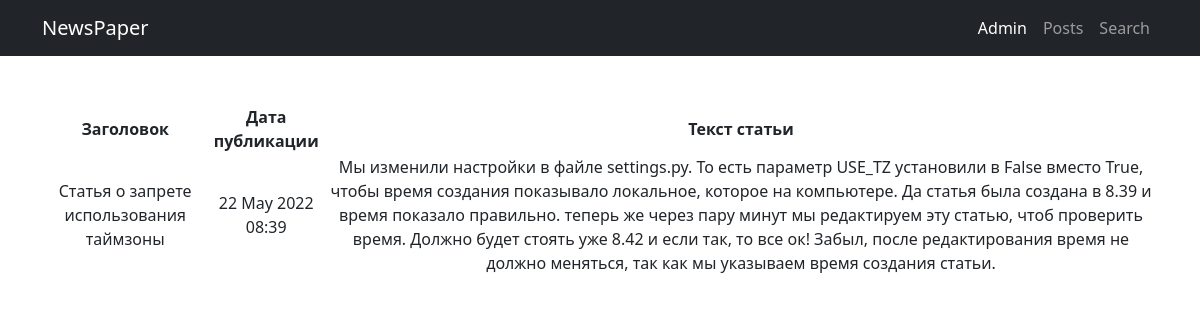
The app's page /posts/12/ with its own data.
### newapp/models.py (models this page shows, shortened)
class Post(models.Model):
    NEWS = 'NW'
    ARTICLE = 'AT'
    TYPE_POST_CHOICES = [(NEWS, 'Новости'), (ARTICLE, 'Статья'),]
    post_type = models.CharField("Тип", max_length=2, choices=TYPE_POST_CHOICES, default=NEWS)
    post_author = models.ForeignKey(Author, on_delete=models.CASCADE, verbose_name="Имя автора")
    post_date_time = models.DateTimeField("Дата публикации (ГГГГ-ММ-ДД)", auto_now_add=True)
    post_category = models.ManyToManyField(Category, through='PostCategory', verbose_name="Категория")
    post_title = models.CharField("Заголовок", max_length=100)
    post_text = models.TextField("Текст")
    post_rating = models.IntegerField(default=0)

### newapp/views.py (the view)
# urls.py: path('<int:pk>/', PostDetailView.as_view(), name='post_detail'), # Ссылка на детали поста
class PostDetailView(DetailView):
    template_name = 'newapp/post_detail.html'
    queryset = Post.objects.all()

### newapp/templatetags/custom_filters.py (called while the page is built)
@register.filter(name='censor')
def censor(value, arg):
    list_bad_words = ['черт', 'блин', 'капец', 'дерьмо']
    value_edited = value
    value_final = ''
    for word in list_bad_words:
        value_edited = value_edited.lower()
        value_temp = value_edited.replace(word, arg * len(word))
        value_edited = value_temp
    for i in range(0, len(value)):
        if (value[i] != value_edited[i]) & (value_edited[i].isalpha()):
            temp = value_edited[i].upper()
            value_final += temp
        else:
            value_final += value_edited[i]
    return value_final

### templates/newapp/post_detail.html (shortened to what this page needs)
{% extends 'default.html' %}
{% load custom_filters %}
{% block content %}
<table>
    <thead>
        <th>
            Заголовок
        </th>
        <th>
            Дата публикации
        </th>
        <th>
            Текст статьи
        </th>
    </thead>
    <tr>
        <td>
            {{ post.post_title|censor:'*' }}
        </td>
        <td>
            {{ post.post_date_time|date:'d M Y H:i' }}
        </td>
        <td>
            {{ post.post_text|censor:'*' }}
        </td>
    </tr>
</table>
{% endblock content %}

### records on screen
Post: post_title|censor "Статья о запрете использования таймзоны", post_date_time "22 May 2022 08:39", post_text|censor "Мы изменили настройки в файле settings.py. То есть параметр USE_TZ установили в False вместо True, чтобы время создания показывало локальное, которое на компьютере. Да статья была создана в 8.39 и время показало правильно. теперь же через пару минут мы редактируем эту статью, чтоб проверить время. Должно будет стоять уже 8.42 и если так, то все ок! Забыл, после редактирования время не должно меняться, так как мы указываем время создания статьи."
